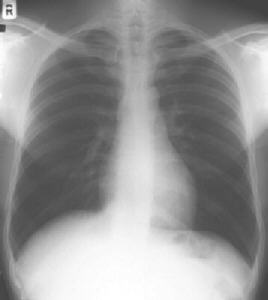
#> input picture images/xray.jpg, 268 x 300 px
$ python combinacao.py
#> lines starting #> are read from the running program, lines starting #| are printed output that depends on the picture
import numpy as np
import matplotlib.pyplot as plt
import matplotlib.cm as cm
import cv2

#Function for plotting abs:
pic_n = 1

def show_abs(I, plot_title):
    plt.title(plot_title)
    plt.tight_layout()
    plt.axis('off')
    plt.imshow(abs(I), cm.gray)

#Reading of the image into numpy array:
A0 = cv2.imread('images/xray.jpg', 0)
#> A0 is the input picture: shape (300, 268); min 63, max 255, mean 148.9
A0 = np.float64(A0)
A0 -= np.amin(A0)#map values to the (0, 255) range
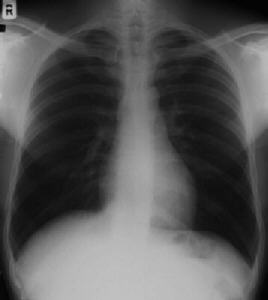
#> A0: shape (300, 268) float64; min 0, max 192, mean 85.9
A0 *= 255.0/np.amax(A0)
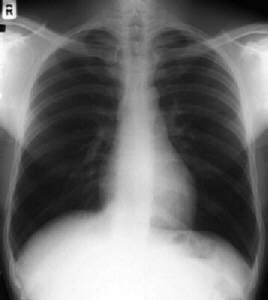
#> A0: shape (300, 268) float64; min 0, max 255, mean 114

#Kernel for negative Laplacian
kernel = np.array([[-1,-1,-1],
                   [-1, 8,-1],
                   [-1,-1,-1]])

#Convolution of the image with the kernel:
Lap = cv2.filter2D(A0, -1, kernel)
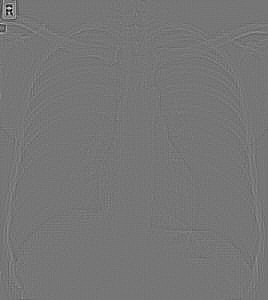
#> Lap: shape (300, 268) float64; min -553.8, max 638.8, mean 0; drawn with min black and max white

#Map Laplacian to some new range:
Laps = Lap*100.0/np.amax(Lap) #Sharpening factor!

A = A0 + Laps #Add negative Laplacian to the original image
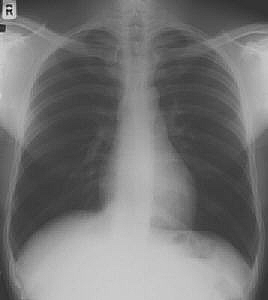
#> A: shape (300, 268) float64; min -81.38, max 341.7, mean 114; drawn with min black and max white

A = abs(A) #Get rid of negative values

A *= 255.0/np.amax(A)

# Local Histogram Equalization with OpenCV:
A_cv2 = cv2.equalizeHist(A.astype(np.uint8))
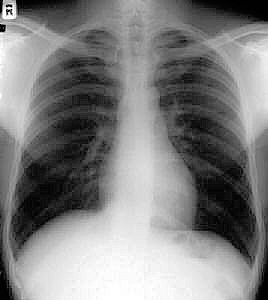
#> A_cv2: shape (300, 268); min 0, max 255, mean 128.4

plt.figure(pic_n)
pic_n += 1
plt.subplot(1,2,1)
show_abs(Lap, 'Laplacian')
plt.subplot(1,2,2)
show_abs(Laps, 'Scaled Laplacian')

plt.figure(pic_n)
pic_n += 1
plt.subplot(1,3,1)
show_abs(A0, 'Original image')
plt.subplot(1,3,2)
show_abs(A, 'Laplacian filtered img')
plt.subplot(1,3,3)
show_abs(A_cv2, 'Local Hist equalized img')
plt.show()
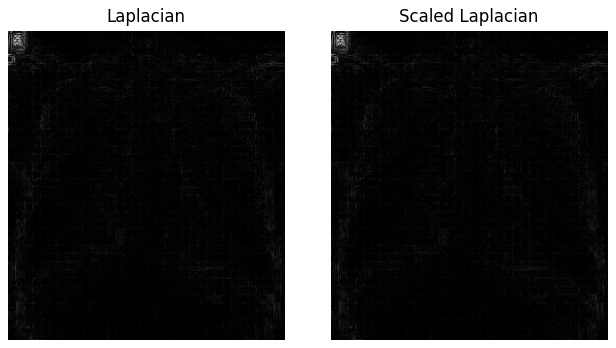
#> figure drawn by matplotlib, 2 panels

$ run again, with images/bronze.jpg copied over images/xray.jpg
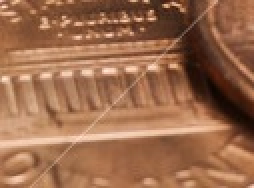
#> input picture images/bronze.jpg, 127 x 94 px (shown 2 times larger)
#> `A_cv2 = cv2.equalizeHist(A.astype(np.uint8))`:
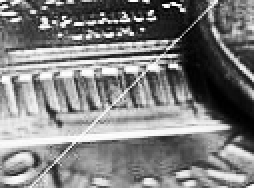
#> A_cv2: shape (94, 127) (shown 2 times larger); min 0, max 255, mean 128.3
#> `plt.show()`:
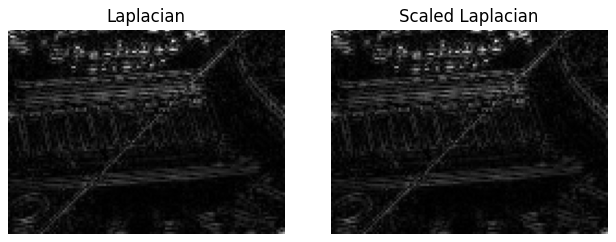
#> figure drawn by matplotlib, 2 panels

$ run again, with images/estadio.jpg copied over images/xray.jpg
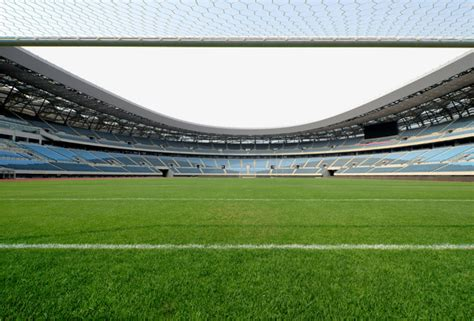
#> input picture images/estadio.jpg, 474 x 321 px
#> `A_cv2 = cv2.equalizeHist(A.astype(np.uint8))`:
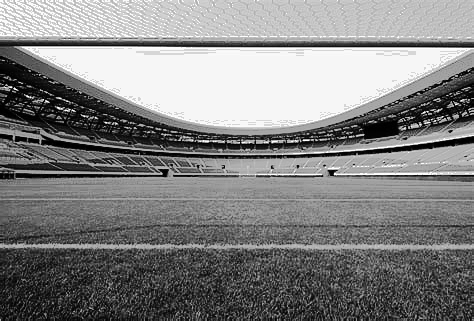
#> A_cv2: shape (321, 474); min 0, max 255, mean 129.9
#> `plt.show()`:
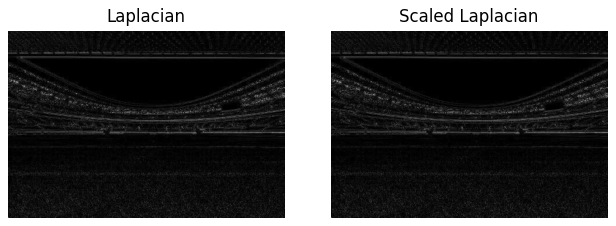
#> figure drawn by matplotlib, 2 panels
